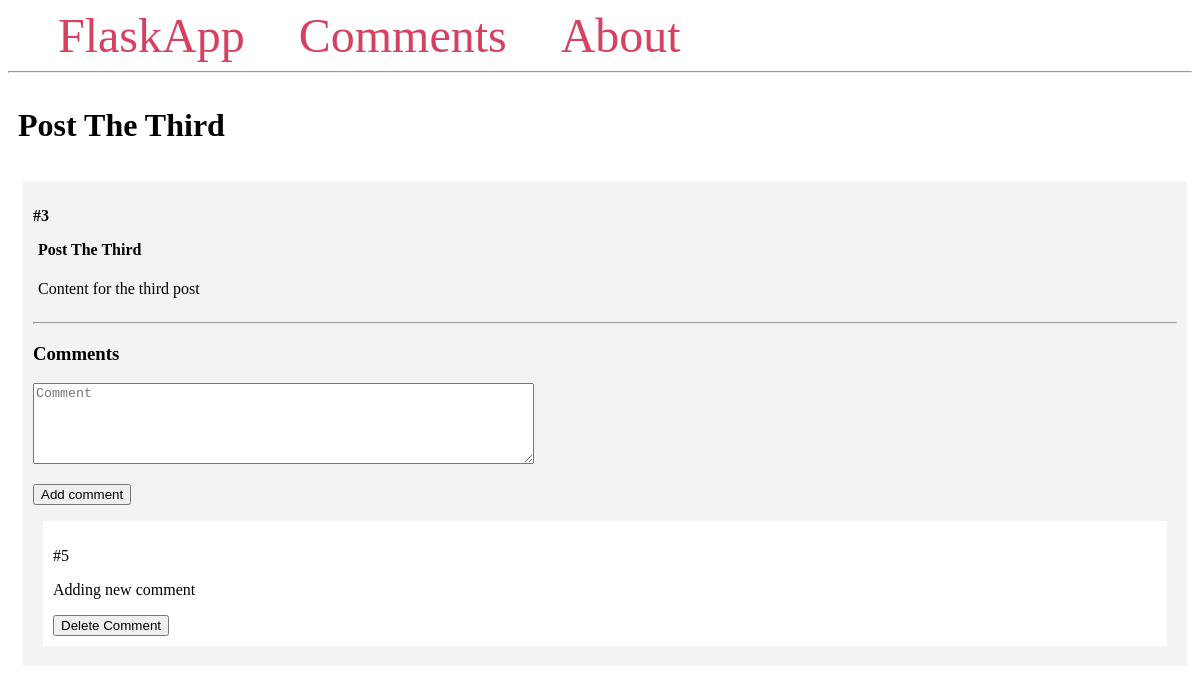
The page /3/ on the database as committed earlier.
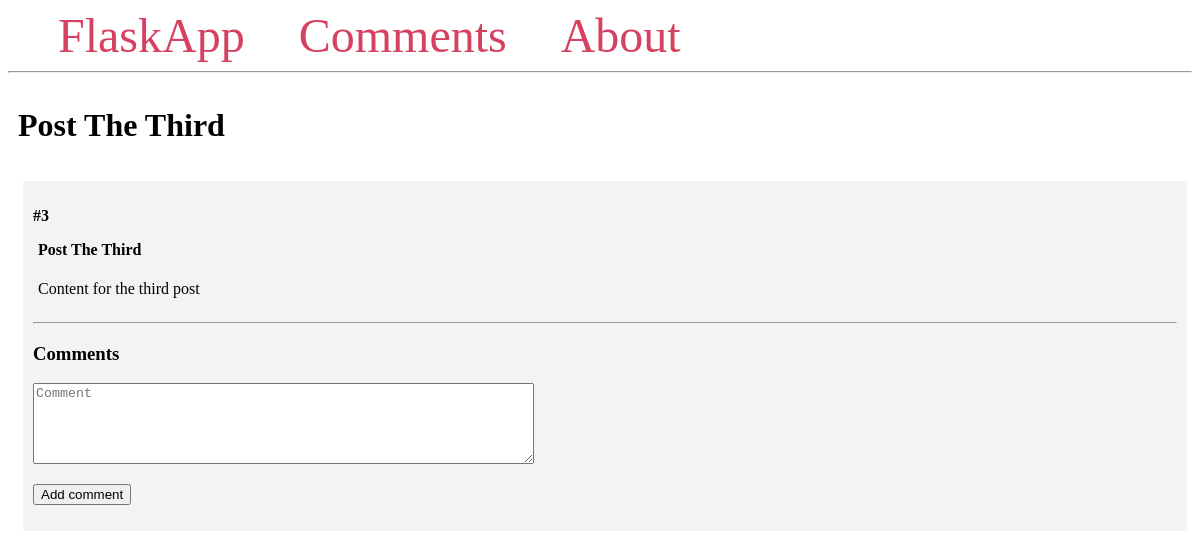
The same page on the database as committed later.
### model.py (models this page shows, shortened)
class Comment(db.Model):
    id = db.Column(db.Integer, primary_key=True)
    content = db.Column(db.Text)
    post_id = db.Column(db.Integer, db.ForeignKey('post.id'))

### app.py (the view)
@app.route('/<int:post_id>/', methods=('GET', 'POST'))
def post(post_id):
    post = Post.query.get_or_404(post_id)
    if request.method == 'POST':
        comment = Comment(content=request.form['content'], post=post)
        db.session.add(comment)
        db.session.commit()
        return redirect(url_for('post', post_id=post.id))
    return render_template('post.html', post=post)

### templates/post.html
{% extends 'base.html' %}
{% block content %}
<span class="title">
    <h1>{% block title %} {{ post.title }} {% endblock %}</h1>
</span>
<div class="content">
    <div class="post">
        <p><b>#{{ post.id }}</b></p>
        <b>
            <p class="title">{{ post.title }}</p>
        </b>
        <div class="content">
            <p>{{ post.content }}</p>
        </div>
        <hr>
        <h3>Comments</h3>
        <form method="post">
            <p>
                <textarea name="content" placeholder="Comment" cols="60" rows="5"></textarea>
            </p>
            <p>
                <button type="submit">Add comment</button>
            </p>
        </form>
        {% for comment in post.comments %}
        <div class="comment">
            <p>#{{ comment.id }}</p>
            <p>{{ comment.content }}</p>
            <form method="POST" action="{{ url_for('delete_comment',
                                    comment_id=comment.id) }}">
                <input type="submit" value="Delete Comment"
                    onclick="return confirm('Are you sure you want to delete this entry?')">
            </form>
        </div>
        {% endfor %}
    </div>
</div>
{% endblock %}

Rows that differ between the two databases and show on the page:
removed Comment: id "5", content "Adding new comment"
